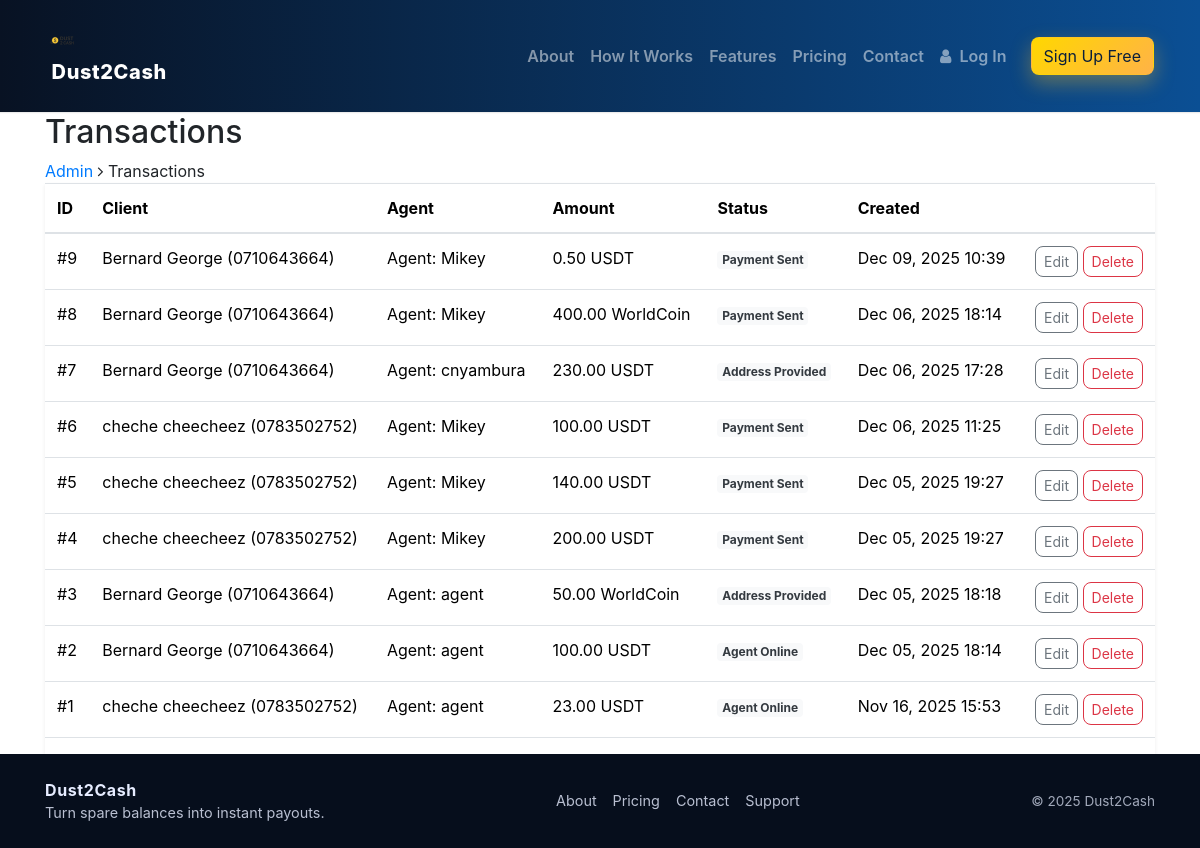
The app's page /console/transactions/, older data.
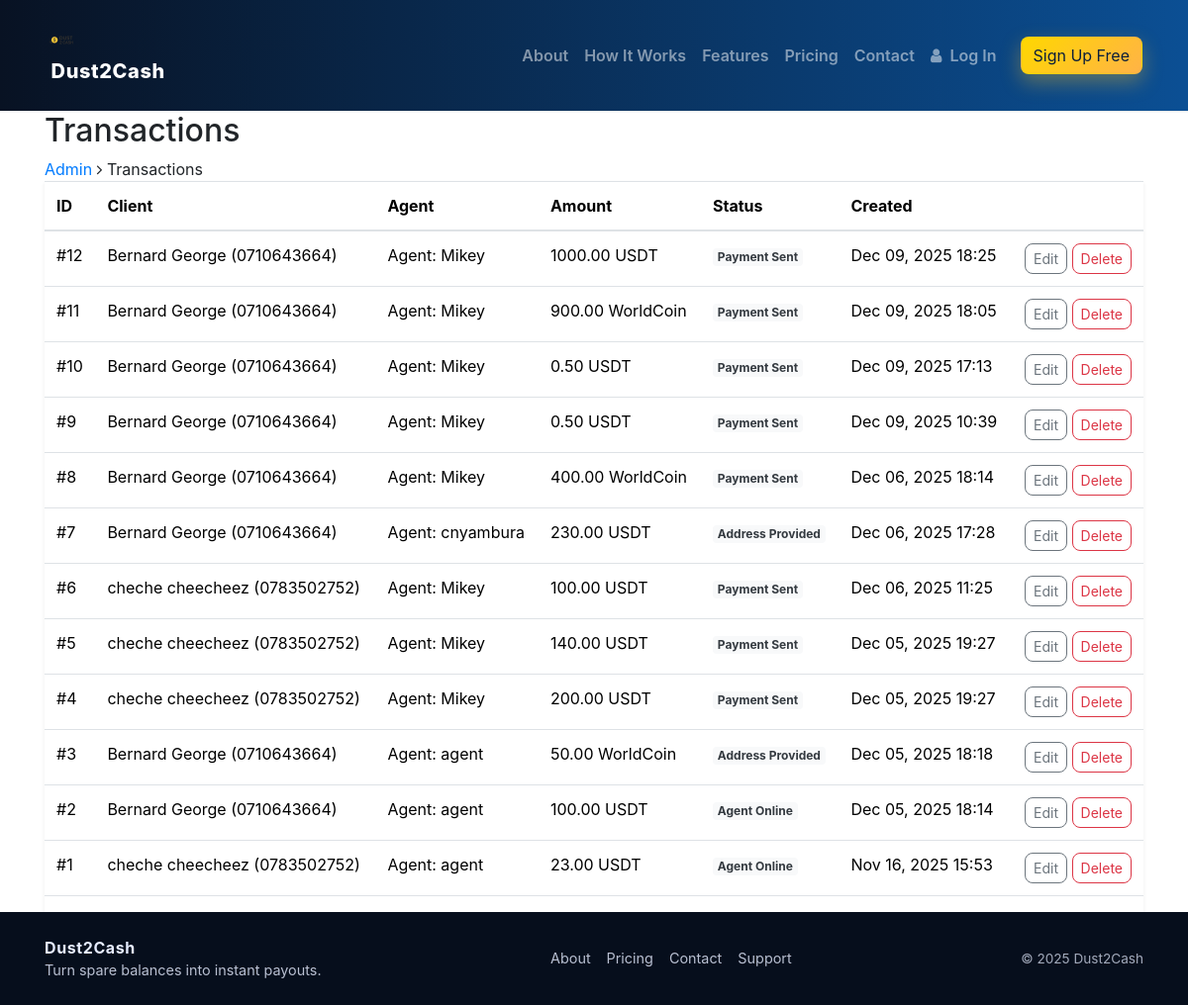
The same page, newer data.
### core/models.py (models this page shows, shortened)
class Transaction(models.Model):
    PLATFORM_CHOICES = [
        ('binance', 'Binance'),
        ('bybit', 'Bybit'),
        ('bitget', 'Bitget'),
    ]
    CURRENCY_CHOICES = [
        ('usdt', 'USDT'),
        ('worldcoin', 'WorldCoin'),
    ]
    PAYMENT_METHOD_CHOICES = [
        ('mpesa', 'M-Pesa'),
        ('airtel', 'Airtel Money'),
    ]
    STATUS_CHOICES = [
        ('pending', 'Pending'),
        ('agent_requested', 'Agent Requested'),
        ('agent_online', 'Agent Online'),
        ('address_provided', 'Address Provided'),
        ('crypto_received', 'Crypto Received'),
        ('payment_sent', 'Payment Sent'),
        ('completed', 'Completed'),
        ('cancelled', 'Cancelled'),
    ]
    client = models.ForeignKey(ClientProfile, on_delete=models.CASCADE, related_name='transactions')
    agent = models.ForeignKey(AgentProfile, on_delete=models.SET_NULL, null=True, blank=True,
                              related_name='transactions')
    platform = models.CharField(max_length=20, choices=PLATFORM_CHOICES)
    currency = models.CharField(max_length=20, choices=CURRENCY_CHOICES)
    amount = models.DecimalField(max_digits=10, decimal_places=2)
    exchange_rate = models.DecimalField(max_digits=10, decimal_places=2, default=Decimal('100.00'))
    transaction_fee = models.DecimalField(max_digits=10, decimal_places=2, default=Decimal('0.00'))
    amount_to_receive = models.DecimalField(max_digits=10, decimal_places=2, blank=True, null=True)
    payment_method = models.CharField(max_length=20, choices=PAYMENT_METHOD_CHOICES)
    payment_phone = models.CharField(max_length=15)
    transfer_address = models.CharField(max_length=255, blank=True, null=True)
    status = models.CharField(max_length=20, choices=STATUS_CHOICES, default='pending')
    created_at = models.DateTimeField(auto_now_add=True)
    updated_at = models.DateTimeField(auto_now=True)
    request_timeout = models.DateTimeField(null=True, blank=True)
    class Meta:
        verbose_name = "Transaction"
        verbose_name_plural = "Transactions"

class ClientProfile(models.Model):
    user = models.OneToOneField(User, on_delete=models.CASCADE, related_name='client_profile')
    phone_number = models.CharField(max_length=15)
    first_name = models.CharField(max_length=100)
    last_name = models.CharField(max_length=100)
    email = models.EmailField()
    created_at = models.DateTimeField(auto_now_add=True)
    def __str__(self):
        return f"{self.first_name} {self.last_name} ({self.phone_number})"

class AgentProfile(models.Model):
    user = models.OneToOneField(User, on_delete=models.CASCADE, related_name='agent_profile')
    is_online = models.BooleanField(default=False)
    last_online = models.DateTimeField(null=True, blank=True)
    phone_number = models.CharField(max_length=15, default='N/A')
    email = models.EmailField(default='example@example.com')
    created_at = models.DateTimeField(default=timezone.now)
    def __str__(self):
        return f"Agent: {self.user.username}"

### core/views.py (the view)
# urls.py: path('console/transactions/', views.AdminTransactionListView.as_view(), name='admin_transactions'),
class AdminTransactionListView(ListView):
    template_name = 'admin/transactions_list.html'
    context_object_name = 'transactions'
    ordering = ['-created_at']
    def dispatch(self, request, *args, **kwargs):
        ensure_models_loaded()
        self.model = Transaction
        return super().dispatch(request, *args, **kwargs)
    def get_queryset(self):
        return self.model.objects.order_by('-created_at')

### core/context_processors.py (called while the page is built, shortened)
def dust2cash_settings(request):
    pricing = PricingSettings.get_solo()
    return {
        'settings': {
            'buying_rate_per_usdt': float(pricing.exchange_rate),
            'transaction_fee_percent': float(pricing.transaction_fee_percent),
            'min_trade_amount_usdt': 5.00,
        },
        'now': {
            'year': timezone.now().year if hasattr(timezone, 'now') else 2025
        }
    }

def user_portal(request):
    dashboard_url = None
    role = 'guest'
    return {
        'user_portal': {
            'dashboard_url': dashboard_url,
            'role': role,
        }
    }

def inject_agent_details(request):
    pricing = PricingSettings.objects.first()
    agent_profile = getattr(request.user, 'agent_profile', None) if request.user.is_authenticated else None
    return {
        'pricing': pricing,
        'agent': agent_profile,
    }

### core/models.py (called while the page is built)
    @classmethod
    def get_solo(cls):
        instance = cls.objects.first()
        if instance:
            return instance
        return cls.objects.create()

### core/views.py (called while the page is built, shortened)
def ensure_models_loaded():
    global _models_loaded, ClientProfile, AgentProfile, Transaction, AgentRequest, AdminProfile, AgentApplication, PricingSettings
    if _models_loaded:
        return

### core/templates/admin/transactions_list.html (shortened to what this page needs)
{% extends 'base.html' %}
{% block content %}
<section class="page-info-section">
  <div class="container">
    <h2>Transactions</h2>
    <div class="site-beradcamb">
      <a href="/console/">Admin</a>
      <span><i class="fa fa-angle-right"></i> Transactions</span>
    </div>
  </div>
</section>
<section class="spad">
  <div class="container">
    <div class="table-responsive shadow-sm">
      <table class="table table-hover align-middle">
        <thead>
          <tr>
            <th>ID</th>
            <th>Client</th>
            <th>Agent</th>
            <th>Amount</th>
            <th>Status</th>
            <th>Created</th>
            <th></th>
          </tr>
        </thead>
        <tbody>
          {% for tx in transactions %}
          <tr>
            <td>#{{ tx.id }}</td>
            <td>{{ tx.client }}</td>
            <td>{{ tx.agent }}</td>
            <td>{{ tx.amount }} {{ tx.get_currency_display }}</td>
            <td><span class="badge bg-light text-dark">{{ tx.get_status_display }}</span></td>
            <td>{{ tx.created_at|date:'M d, Y H:i' }}</td>
            <td class="text-end">
              <a class="btn btn-outline-secondary btn-sm" href="/console/transactions/{{ tx.pk }}/edit/">Edit</a>
              <a class="btn btn-outline-danger btn-sm" href="/console/transactions/{{ tx.pk }}/delete/">Delete</a>
            </td>
          </tr>
          {% empty %}
          <tr><td colspan="7" class="text-center text-muted py-4">No transactions found.</td></tr>
          {% endfor %}
        </tbody>
      </table>
    </div>
  </div>
</section>
{% endblock %}

### core/templates/base.html (shortened to what this page needs)
<!DOCTYPE html>
{% load static %}
<html lang="en">
<head>
  <link rel="stylesheet" href="{% static 'css/master.css' %}"/>
  <link rel="stylesheet" href="{% static 'css/main.css' %}"/>
  <link rel="stylesheet" href="{% static 'css/bootstrap.min.css' %}"/>
  <link rel="stylesheet" href="{% static 'css/font-awesome.min.css' %}"/>
  <link rel="stylesheet" href="{% static 'css/themify-icons.css' %}"/>
  <link rel="stylesheet" href="{% static 'css/animate.css' %}"/>
  <link rel="stylesheet" href="{% static 'css/owl.carousel.css' %}"/>
</head>
<body class="{% block body_class %}{% endblock %}">
  <header class="header-section">
    <nav class="navbar navbar-expand-lg navbar-dark navbar-dust" aria-label="Primary navigation">
      <div class="container">
        <a href="/" class="navbar-brand site-logo">
          <img src="{% static 'img/dust2cashlogo.png' %}" alt="Dust2Cash logo">
          <span class="logo-text">Dust2Cash</span>
        </a>
        <div class="collapse navbar-collapse" id="primaryNav">
          <ul class="navbar-nav ms-auto mb-2 mb-lg-0 align-items-lg-center">
            <li class="nav-item"><a class="nav-link" href="/about">About</a></li>
            <li class="nav-item"><a class="nav-link" href="/how-it-works">How it works</a></li>
            <li class="nav-item"><a class="nav-link" href="/features">Features</a></li>
            <li class="nav-item"><a class="nav-link" href="/pricing">Pricing</a></li>
            <li class="nav-item"><a class="nav-link" href="/contact">Contact</a></li>
            {% if request.user.is_authenticated %}
              <li class="nav-item dropdown">
                <a class="nav-link dropdown-toggle" href="#" id="accountMenu" role="button" data-bs-toggle="dropdown" aria-expanded="false">
                  <i class="fa fa-user me-1" aria-hidden="true"></i>
                  <span>{{ request.user.get_short_name|default:request.user.username }}</span>
                </a>
                <ul class="dropdown-menu dropdown-menu-end" aria-labelledby="accountMenu">
                  {% if user_portal.dashboard_url %}
                    <li><a class="dropdown-item" href="{% url user_portal.dashboard_url %}">My Dashboard</a></li>
                  {% endif %}
                  {% if request.user.is_staff %}
                    <li><a class="dropdown-item" href="{% url 'admin_dashboard' %}">Admin Console</a></li>
                  {% endif %}
                  <li><hr class="dropdown-divider"></li>
                  <li><a class="dropdown-item" href="{% url 'logout' %}">Log out</a></li>
                </ul>
              </li>
            {% else %}
              <li class="nav-item">
                <a class="nav-link" href="/login/">
                  <i class="fa fa-user me-1" aria-hidden="true"></i>
                  <span>Log in</span>
                </a>
              </li>
              <li class="nav-item">
                <a href="/signup/" class="btn btn-gradient ms-lg-3 mt-2 mt-lg-0">Sign Up Free</a>
              </li>
            {% endif %}
          </ul>
        </div>
      </div>
    </nav>
  </header>
  <main id="main-content" tabindex="-1">
    {% block content %}{% endblock %}
  </main>
  <footer class="footer-minimal">
    <div class="container py-4" >
      <div class="footer-minimal__content">
        <div>
          <p class="footer-minimal__brand">Dust2Cash</p>
          <p class="footer-minimal__tagline">Turn spare balances into instant payouts.</p>
        </div>
        <ul class="footer-minimal__links">
          <li><a href="/about/">About</a></li>
          <li><a href="/pricing/">Pricing</a></li>
          <li><a href="/contact">Contact</a></li>
          <li><a href="/support/">Support</a></li>
        </ul>
        <span class="footer-minimal__copyright">© {% now "Y" %} Dust2Cash</span>
      </div>
    </div>
  </footer>
</body>
</html>

### static/css/master.css (style rules this page uses)
* { box-sizing: border-box; }
html,body { height: 100%; margin: 0; font-family: "Lato", "Montserrat", system-ui, -apple-system, "Segoe UI", Roboto, "Helvetica Neue", Arial; -webkit-font-smoothing:antialiased; -moz-osx-font-smoothing:grayscale; }
body, html { margin: 0; padding: 0; }
.header-section { position: sticky; top: 0; z-index: 10000; box-shadow: 0 6px 20px rgba(0,0,0,0.12); }
.navbar-dust { background: linear-gradient(90deg,#081223,#0b4f94); padding: 0.5rem 1rem; }
.navbar-dust .navbar-brand { font-weight: 800; color: #fff; font-size: 1.25rem; }
.navbar-dust .logo-text { margin-left: 0.35rem; letter-spacing: 0.6px; }
.navbar-dust .nav-link { color: rgba(255,255,255,0.8); font-weight: 600; text-transform: capitalize; }
.header-section .container, .header-section .container-fluid { display: flex; align-items: center; gap: 0.5rem; justify-content: space-between; padding: 0; }
.site-logo { display:inline-flex; align-items:center; gap:10px; text-decoration:none; color: rgba(8, 18, 35, 0.92); font-weight:800; }
.site-logo img { height: 40px; display:block; }
.header-section .site-btn, .btn-gradient, .site-btn.sb-gradients { background: linear-gradient(135deg,#ffd700,#ffb347); color: #0b1f3b !important; font-weight: 700; border: none; border-radius:999px; padding: 0.65rem 1.5rem; box-shadow: 0 8px 20px rgba(255,195,34,0.35); transition: transform .12s ease, filter .12s ease; }
.footer-minimal { background: #060e1c; color: #e6ecff; }
.footer-minimal__content { display: flex; flex-direction: column; gap: 0.75rem; align-items: center; text-align: center; }
.footer-minimal__brand { font-weight: 700; letter-spacing: 0.6px; margin-bottom: 0; }
.footer-minimal__tagline { margin: 0; font-size: 0.9rem; color: rgba(230, 236, 255, 0.8); }
.footer-minimal__links { list-style: none; padding: 0; margin: 0; display: flex; gap: 1rem; font-size: 0.9rem; }
.footer-minimal__links a { color: rgba(230, 236, 255, 0.8); text-decoration: none; }
.footer-minimal__copyright { font-size: 0.85rem; color: rgba(230, 236, 255, 0.7); }
@media (min-width: 768px) { .footer-minimal__content { flex-direction: row; justify-content: space-between; text-align: left; } }

### static/css/main.css (style rules this page uses)
:root { --card-bg: #ffffff; --border: rgba(0,0,0,0.08); --primary: #0b2f3a; --accent: #00d9b4; --accent-700: #00b58f; --space-1: 0.5rem; --space-2: 1rem; --radius-sm: 0.25rem; --radius-md: 0.5rem; --shadow-accent: 0 8px 20px rgba(0,209,180,0.12); }
.header-section { border-bottom: 1px solid var(--border); position: sticky; top: 0; z-index: 1000; width: 100%; box-shadow: 0 1px 0 rgba(0,0,0,0.02); }
.header-section .container-fluid, .header-section .container { display: flex; align-items: center; justify-content: space-between; gap: var(--space-2); padding: calc(var(--space-1) + 0.25rem) var(--space-2); }
.site-logo { display: inline-flex; align-items: center; gap: 0.5rem; text-decoration: none; color: var(--primary); font-weight: 800; }
.site-logo img { height: 32px; display: block; }
a.btn { text-decoration: none; }
.btn, .btn-sm, .btn-lg { border-radius: 0.5rem; }
.nav-link { cursor: pointer; }

### core/templates/base.html (style rules this page uses)
.btn { border-radius:.5rem; }

Row changes from the older to the newer data that the page shows:
added Transaction: id "12", client "Bernard George (0710643664)", agent "Agent: Mikey", amount "1000.00", currency "USDT", status "Payment Sent", created_at "Dec 09, 2025 18:25"
added Transaction: id "11", client "Bernard George (0710643664)", agent "Agent: Mikey", amount "900.00", currency "WorldCoin", status "Payment Sent", created_at "Dec 09, 2025 18:05"
added Transaction: id "10", client "Bernard George (0710643664)", agent "Agent: Mikey", amount "0.50", currency "USDT", status "Payment Sent", created_at "Dec 09, 2025 17:13"
